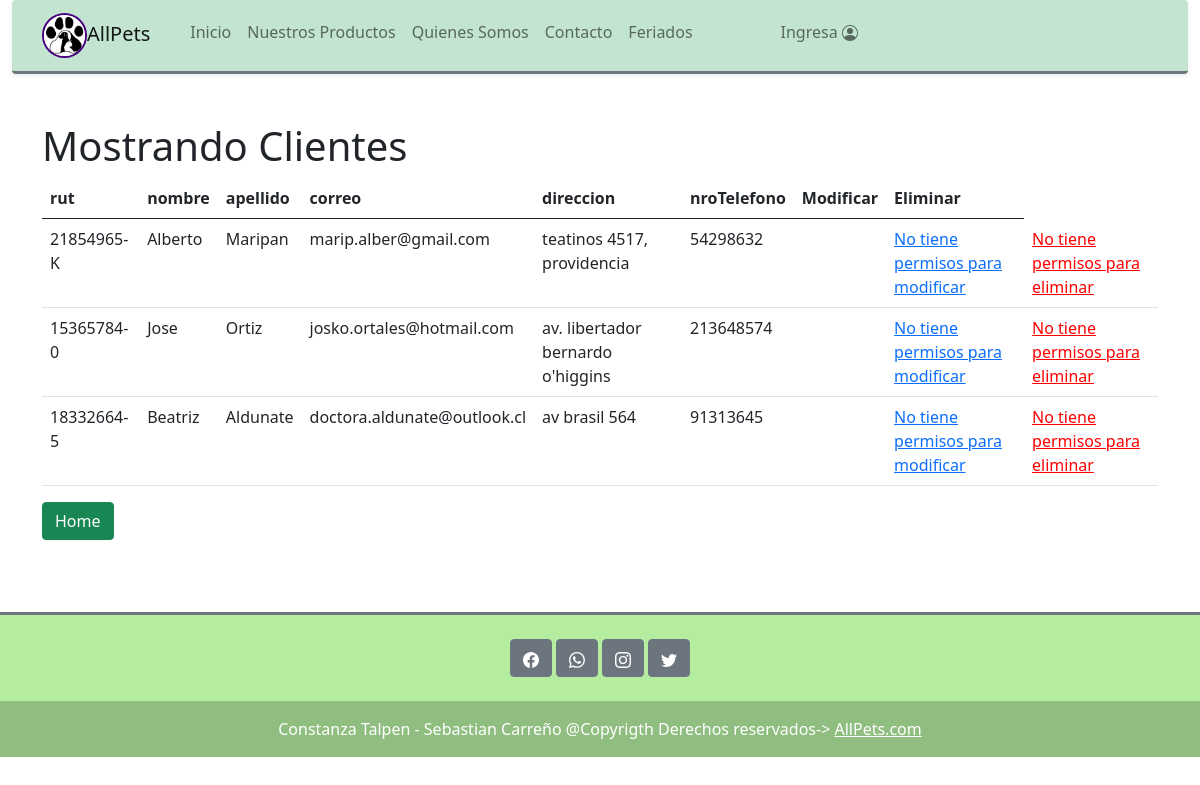
The page /mostrar_cli/ on the database its author committed.
### iniv/models.py (models this page shows, shortened)
class Cliente(models.Model):
    rut = models.CharField(max_length=10, primary_key=True, verbose_name='Rut', unique=True)
    nombre= models.CharField(null='True', max_length=20, verbose_name='Nombre')
    apellido=models.CharField(null='True', max_length=20, verbose_name='Apellido')
    correo=models.EmailField(null='True', max_length=50,verbose_name='Correo')
    direccion=models.CharField(null='True',max_length=50,verbose_name='Direccion')
    nroTelefono=models.CharField(null='True', max_length=15, verbose_name='Telefono')

### iniv/views.py (the view)
# urls.py: path('mostrar_cli/', mostrar_cli, name="mostrar_cli"),
def mostrar_cli(request):
    Clientes = Cliente.objects.all()
    datos = {
        'clientes' : Clientes
    }
    return render(request, 'mostrar_cli.html', datos)

### cart/context_processor.py (called while the page is built)
def precio_total(request):
    total = 0
    if request.user.is_authenticated:
        if 'carrito' in request.session.keys():
            for key,value in request.session['carrito'].items():
                total = total +(float(value['precio'])*value['cantidad'])
    return {'precio_total':total}

### iniv/templates/mostrar_cli.html (shortened to what this page needs)
<!DOCTYPE html>
<html lang="en">
<head>
    <link href="https://cdn.jsdelivr.net/npm/bootstrap@5.0.2/dist/css/bootstrap.min.css" rel="stylesheet">
</head>
<body>
    {% load static %}
<div class="container-fluid">
    <nav class="shadow-sm p-2 mb-5 rounded navbar navbar-expand-lg navbar-light border-3 border-bottom border-secondary"    style="background-color:rgb(194, 228, 208) ;">
            <div class="container">
                <a href="#" class="navbar-brand"><img src="{% static 'img/LOGO.jpg' %}" style=" border:2px solid indigo;border-radius: 25px; width: 45px; height: 45px;" alt="LOGO AllPets">AllPets</a>
                <div id="MenuNavegacion" class="collapse navbar-collapse" style="padding-right: 40px;">
                    <ul class="navbar-nav ms-3">
                        <li class="nav-item r-3"><a class="nav-link" href="{% url 'home' %}">Inicio</a></li>
                        <li class="nav-item r-3"><a class="nav-link" href="{% url 'galeria' %}">Nuestros Productos</a></li>
                        <li class="nav-item r-3"><a class="nav-link" href="{% url 'somos' %}">Quienes Somos</a></li>
                        <li class="nav-item r-3"><a class="nav-link" href="{% url 'contacto' %}">Contacto</a></li>
                        <li class="nav-item r-3"><a class="nav-link" href="{% url 'feriados' %}">Feriados</a></li>
                        <div class="p-4"></div>
                        <div class="ps-4 nav-item r-3">
                        {% if user.is_authenticated %}
                            <a class="nav-link" href="#">Bienvenido @{{user.username}}</a>
                        </div>
                        <div class="ps-4 nav-item r-3">
                            <a class="nav-link" href="{% url 'logout' %}">Logout
                                <svg xmlns="http://www.w3.org/2000/svg" width="16" height="16" fill="currentColor" class="bi bi-person-circle" viewBox="0 0 16 16">
                                    <path d="M11 6a3 3 0 1 1-6 0 3 3 0 0 1 6 0z"/>
                                    <path fill-rule="evenodd" d="M0 8a8 8 0 1 1 16 0A8 8 0 0 1 0 8zm8-7a7 7 0 0 0-5.468 11.37C3.242 11.226 4.805 10 8 10s4.757 1.225 5.468 2.37A7 7 0 0 0 8 1z"/>
                                  </svg>
                            </a>
                        </div>
                          {% else %}
                          <a class="nav-link" href="{% url 'login' %}">Ingresa
                          </a>
                        {% endif %}
                        </div>
                    </div>
                </div>
            </div>
    <div class="container">
        <h1>Mostrando Clientes</h1>
        <table class="table">
            <thead>
                <tr>
                    <th>rut</th>
                    <th>nombre</th>
                    <th>apellido</th>
                    <th>correo</th>
                    <th>direccion</th>
                    <th>nroTelefono</th>
                    <th>Modificar</th>
                    <th>Eliminar</th>
                </tr>
            </thead>
            <tbody>
            {% for cli in clientes %}
                <tr>
                    <td>{{ cli.rut }}</td>
                    <td>{{ cli.nombre }}</td>
                    <td>{{ cli.apellido }}</td>
                    <td>{{ cli.correo }}</td>
                    <td>{{ cli.direccion }}</td>
                    <td>{{ cli.nroTelefono }}</td>
                    <td>
                    </td>
                    {% if user.is_authenticated  %}
                    <td><a href="{% url 'modificar_cli' cli.rut %}" class="btn btn-primary">Modificar</a></td>
                    {% else %}
                    <td><a href="#" >No tiene permisos para modificar</a></td>
                    {% endif %}
                    {% if user.is_authenticated  %}
                    <td><a href="{% url 'delete_cli' cli.rut %}" class="btn btn-danger">Eliminar</a></td>
                    {% else %}
                    <td><a href="#" style="color:red;">No tiene permisos para eliminar</a></td>
                    {% endif %}
                </tr>
            {% endfor %}
        </tbody>
    </table>
    <a href="{% url 'home' %}" class="btn btn-success">Home</a>
    </div>
    <br><br><br>
    <footer class="text-center text-white border-3 border-top border-secondary" style="background-color: rgb(180, 237, 160);">
        <div class="container-fluid p-4 pb-0">
            <section class="mb-4">
                <button type="button" class="btn btn-secondary">
                    <a href="" class="text-reset">
                    </a>
                </button>
                <button type="button" class="btn btn-secondary">
                    <a href="" class="text-reset">
                    </a>
                </button>
                <button type="button" class="btn btn-secondary">
                    <a href="" class="text-reset">
                    </a>
                </button>
                <button type="button" class="btn  btn-secondary">
                    <a href="" class="text-reset">
                    </a>
                </button>
            </section>
        </div>
            <div class="text-center p-3" style="background-color: rgba(0, 0, 0, 0.2);">
                Constanza Talpen - Sebastian Carreño @Copyrigth Derechos reservados->
            <a class="text-white" href="{% url 'home' %}">AllPets.com</a>
            </div>
    </footer>
</body>
</html>

### rows shown on the page
Cliente: rut "21854965-K", nombre "Alberto", apellido "Maripan", correo "marip.alber@gmail.com", direccion "teatinos 4517, providencia", nroTelefono "54298632"
Cliente: rut "15365784-0", nombre "Jose", apellido "Ortiz", correo "josko.ortales@hotmail.com", direccion "av. libertador bernardo o'higgins", nroTelefono "213648574"
Cliente: rut "18332664-5", nombre "Beatriz", apellido "Aldunate", correo "doctora.aldunate@outlook.cl", direccion "av brasil 564", nroTelefono "91313645"
